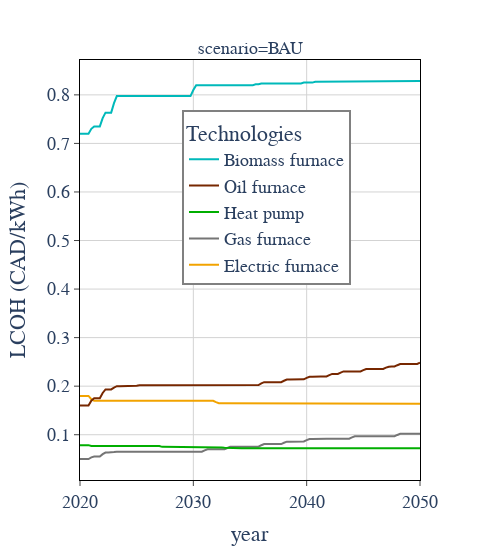

The cell this chart's notebook holds for it:
### Code cell
scenario_lcohs["variable"] = scenario_lcohs["variable"].str.replace("Wood or wood pellets", "Biomass")
fig = sciencify_plotly_fig(
    px.line(
        scenario_lcohs.query("scenario=='BAU'"),
        x="year",
        y="value",
        color="variable",
        facet_col="scenario",
        template="plotly",
        color_discrete_map=ABM_colors,
        width=500
    )
)
fig.update_layout(
    yaxis_title="LCOH (CAD/kWh)",
    legend=dict(
        title_text="Technologies",
        bordercolor="gray",
        borderwidth=2,
        x=0.3,
        y=0.88,
        traceorder="reversed",
    ),
    width=500,
    font_family="cm",
    font_size=18
)
fig.write_image("abm_lcoh.svg")
fig.write_image("abm_lcoh.pdf")
fig
